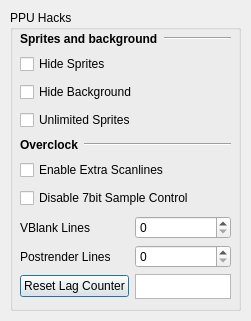
<?xml version="1.0" encoding="UTF-8"?>
<ui version="4.0">
 <class>PPU_Hacks</class>
 <widget class="QDialog" name="PPU_Hacks">
  <property name="geometry">
   <rect>
    <x>0</x>
    <y>0</y>
    <width>251</width>
    <height>321</height>
   </rect>
  </property>
  <property name="windowTitle">
   <string>Dialog</string>
  </property>
  <widget class="QGroupBox" name="groupBox">
   <property name="geometry">
    <rect>
     <x>10</x>
     <y>10</y>
     <width>231</width>
     <height>301</height>
    </rect>
   </property>
   <property name="title">
    <string>PPU Hacks</string>
   </property>
   <property name="flat">
    <bool>true</bool>
   </property>
   <widget class="QWidget" name="verticalLayoutWidget">
    <property name="geometry">
     <rect>
      <x>10</x>
      <y>20</y>
      <width>211</width>
      <height>272</height>
     </rect>
    </property>
    <layout class="QVBoxLayout" name="verticalLayout">
     <item>
      <layout class="QHBoxLayout" name="horizontalLayout_5">
       <item>
        <widget class="QLabel" name="label_Sprites_and_background">
         <property name="text">
          <string>&lt;b&gt;Sprites and background&lt;/b&gt;</string>
         </property>
        </widget>
       </item>
       <item>
        <widget class="Line" name="line_Sprites_and_background">
         <property name="sizePolicy">
          <sizepolicy hsizetype="Expanding" vsizetype="Fixed">
           <horstretch>0</horstretch>
           <verstretch>0</verstretch>
          </sizepolicy>
         </property>
         <property name="orientation">
          <enum>Qt::Horizontal</enum>
         </property>
        </widget>
       </item>
      </layout>
     </item>
     <item>
      <widget class="QCheckBox" name="checkBox_Hide_Sprites">
       <property name="layoutDirection">
        <enum>Qt::LeftToRight</enum>
       </property>
       <property name="text">
        <string>Hide Sprites</string>
       </property>
      </widget>
     </item>
     <item>
      <widget class="QCheckBox" name="checkBox_Hide_Background">
       <property name="layoutDirection">
        <enum>Qt::LeftToRight</enum>
       </property>
       <property name="text">
        <string>Hide Background</string>
       </property>
      </widget>
     </item>
     <item>
      <widget class="QCheckBox" name="checkBox_Unlimited_Sprites">
       <property name="layoutDirection">
        <enum>Qt::LeftToRight</enum>
       </property>
       <property name="text">
        <string>Unlimited Sprites</string>
       </property>
      </widget>
     </item>
     <item>
      <layout class="QHBoxLayout" name="horizontalLayout_3">
       <item>
        <widget class="QLabel" name="label_PPU_Overclock">
         <property name="text">
          <string>&lt;b&gt;Overclock&lt;/b&gt;</string>
         </property>
        </widget>
       </item>
       <item>
        <widget class="Line" name="line_PPU_Overclock">
         <property name="sizePolicy">
          <sizepolicy hsizetype="Expanding" vsizetype="Fixed">
           <horstretch>0</horstretch>
           <verstretch>0</verstretch>
          </sizepolicy>
         </property>
         <property name="orientation">
          <enum>Qt::Horizontal</enum>
         </property>
        </widget>
       </item>
      </layout>
     </item>
     <item>
      <widget class="QCheckBox" name="checkBox_PPU_Overclock">
       <property name="sizePolicy">
        <sizepolicy hsizetype="Fixed" vsizetype="Fixed">
         <horstretch>0</horstretch>
         <verstretch>0</verstretch>
        </sizepolicy>
       </property>
       <property name="layoutDirection">
        <enum>Qt::LeftToRight</enum>
       </property>
       <property name="text">
        <string>Enable Extra Scanlines</string>
       </property>
      </widget>
     </item>
     <item>
      <widget class="QCheckBox" name="checkBox_Disable_DMC_Control">
       <property name="sizePolicy">
        <sizepolicy hsizetype="Fixed" vsizetype="Fixed">
         <horstretch>0</horstretch>
         <verstretch>0</verstretch>
        </sizepolicy>
       </property>
       <property name="layoutDirection">
        <enum>Qt::LeftToRight</enum>
       </property>
       <property name="text">
        <string>Disable 7bit Sample Control</string>
       </property>
      </widget>
     </item>
     <item>
      <layout class="QGridLayout" name="gridLayout">
       <item row="0" column="0">
        <widget class="QLabel" name="label_VB_Slines">
         <property name="sizePolicy">
          <sizepolicy hsizetype="Minimum" vsizetype="Preferred">
           <horstretch>0</horstretch>
           <verstretch>0</verstretch>
          </sizepolicy>
         </property>
         <property name="text">
          <string>VBlank Lines</string>
         </property>
        </widget>
       </item>
       <item row="0" column="1">
        <widget class="QSpinBox" name="spinBox_VB_Slines">
         <property name="sizePolicy">
          <sizepolicy hsizetype="MinimumExpanding" vsizetype="Fixed">
           <horstretch>0</horstretch>
           <verstretch>0</verstretch>
          </sizepolicy>
         </property>
        </widget>
       </item>
       <item row="1" column="1">
        <widget class="QSpinBox" name="spinBox_Postrender_Slines">
         <property name="sizePolicy">
          <sizepolicy hsizetype="MinimumExpanding" vsizetype="Fixed">
           <horstretch>0</horstretch>
           <verstretch>0</verstretch>
          </sizepolicy>
         </property>
        </widget>
       </item>
       <item row="1" column="0">
        <widget class="QLabel" name="label_Postrender_Slines">
         <property name="sizePolicy">
          <sizepolicy hsizetype="Fixed" vsizetype="Preferred">
           <horstretch>0</horstretch>
           <verstretch>0</verstretch>
          </sizepolicy>
         </property>
         <property name="text">
          <string>Postrender Lines</string>
         </property>
        </widget>
       </item>
       <item row="2" column="1">
        <widget class="QPlainTextEdit" name="plainTextEdit_Lag_Counter">
         <property name="maximumSize">
          <size>
           <width>16777215</width>
           <height>25</height>
          </size>
         </property>
         <property name="focusPolicy">
          <enum>Qt::NoFocus</enum>
         </property>
         <property name="verticalScrollBarPolicy">
          <enum>Qt::ScrollBarAlwaysOff</enum>
         </property>
         <property name="horizontalScrollBarPolicy">
          <enum>Qt::ScrollBarAlwaysOff</enum>
         </property>
         <property name="undoRedoEnabled">
          <bool>false</bool>
         </property>
         <property name="readOnly">
          <bool>true</bool>
         </property>
         <property name="plainText">
          <string notr="true"/>
         </property>
         <property name="textInteractionFlags">
          <set>Qt::NoTextInteraction</set>
         </property>
         <property name="centerOnScroll">
          <bool>true</bool>
         </property>
        </widget>
       </item>
       <item row="2" column="0">
        <widget class="QPushButton" name="pushButton_Reset_Lag_Counter">
         <property name="text">
          <string>Reset Lag Counter</string>
         </property>
        </widget>
       </item>
      </layout>
     </item>
    </layout>
   </widget>
  </widget>
  <zorder>groupBox</zorder>
  <zorder>pushButton_Reset_Lag_Counter</zorder>
  <zorder>plainTextEdit_Lag_Counter</zorder>
 </widget>
 <resources/>
 <connections/>
</ui>
